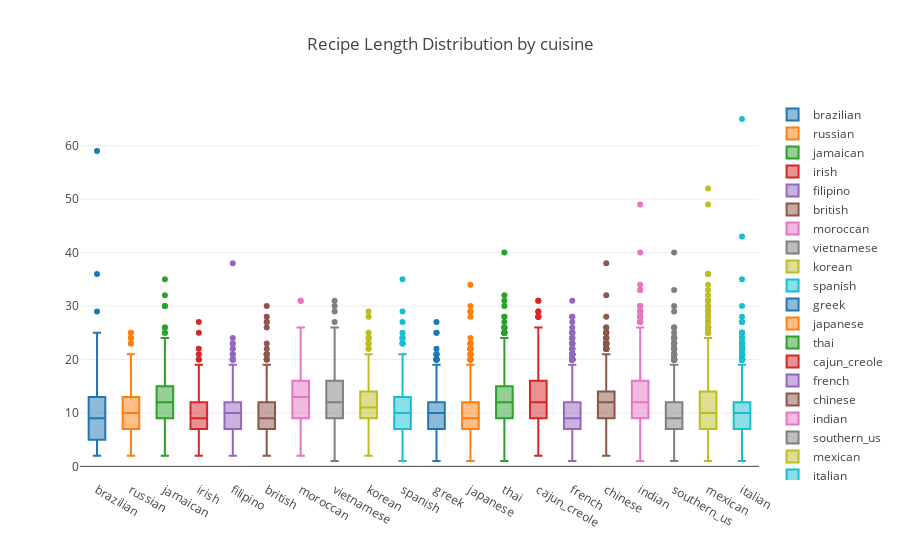

This figure's notebook cell:
### Code cell
new_data = []
for i in range(20):
    trace = go.Box(
    y=data[data['cuisine'] == labels[i]]['ingredients'].str.len(), name = labels[i],
    )
    new_data.append(trace)
layout = go.Layout(
    title = "Recipe Length Distribution by cuisine"
)

fig = go.Figure(data=new_data,layout=layout)
py.iplot(fig, filename = "Box Plot Styling Outliers")

### Figure 1 — Plotly figure (JSON) as saved in the notebook; plotly's stock layout.template omitted (floating-point values rounded to 4 significant figures; data arrays with more than 128 entries replaced by an {"elided": "..."} marker saying what was removed)
{"data": [{"name": "brazilian", "type": "box", "uid": "0c74d6e3-997d-4c5c-9566-d7d63d75e36b", "y": {"elided": "467 int values"}}, {"name": "russian", "type": "box", "uid": "a7caefd8-5762-4e0d-a3c5-f44bb5fb911c", "y": {"elided": "489 int values"}}, {"name": "jamaican", "type": "box", "uid": "68bac993-f72e-4c9f-b859-84ca9f22f6dc", "y": {"elided": "526 int values"}}, {"name": "irish", "type": "box", "uid": "00234882-1534-4f51-b21c-530152896d35", "y": {"elided": "667 int values"}}, {"name": "filipino", "type": "box", "uid": "9013f768-2392-450a-9842-20c6dd75143f", "y": {"elided": "755 int values"}}, {"name": "british", "type": "box", "uid": "2a8bc33b-6013-4319-9572-860416947c57", "y": {"elided": "804 int values"}}, {"name": "moroccan", "type": "box", "uid": "42ff56a3-047e-4d57-b3e8-16efb7b318af", "y": {"elided": "821 int values"}}, {"name": "vietnamese", "type": "box", "uid": "9a32e817-9212-440c-bc69-057dab57e999", "y": {"elided": "825 int values"}}, {"name": "korean", "type": "box", "uid": "8a3d4114-308d-4d42-9f84-d2e4062eb3d1", "y": {"elided": "830 int values"}}, {"name": "spanish", "type": "box", "uid": "10fc4721-a454-4304-8a15-ec368241cfc3", "y": {"elided": "989 int values"}}, {"name": "greek", "type": "box", "uid": "c453c4c6-c5c6-4216-ad68-28e5b0477572", "y": {"elided": "1175 int values"}}, {"name": "japanese", "type": "box", "uid": "5fda8f59-74e9-4499-88ba-2984214ba7af", "y": {"elided": "1423 int values"}}, {"name": "thai", "type": "box", "uid": "7f1c765b-9ef8-433d-aa85-5fc8e6179679", "y": {"elided": "1539 int values"}}, {"name": "cajun_creole", "type": "box", "uid": "e407e471-6dc4-4a92-bb26-6f56adf5c97e", "y": {"elided": "1546 int values"}}, {"name": "french", "type": "box", "uid": "ce767c02-7dd4-4ec5-b1f5-1feb4f3e768b", "y": {"elided": "2646 int values"}}, {"name": "chinese", "type": "box", "uid": "77b4b609-f3a8-4b95-917c-8d371bdd4c61", "y": {"elided": "2673 int values"}}, {"name": "indian", "type": "box", "uid": "090cd08d-a298-4ac4-b672-0cc51df92483", "y": {"elided": "3003 int values"}}, {"name": "southern_us", "type": "box", "uid": "894cdea0-1931-49fb-a5cc-b2e0430db9fc", "y": {"elided": "4320 int values"}}, {"name": "mexican", "type": "box", "uid": "3d71a72f-e367-44fb-99bf-8f56bb556a8e", "y": {"elided": "6438 int values"}}, {"name": "italian", "type": "box", "uid": "6b7abcc5-d138-429c-9599-82fc71c3af4f", "y": {"elided": "7838 int values"}}], "layout": {"title": {"text": "Recipe Length Distribution by cuisine"}}}
